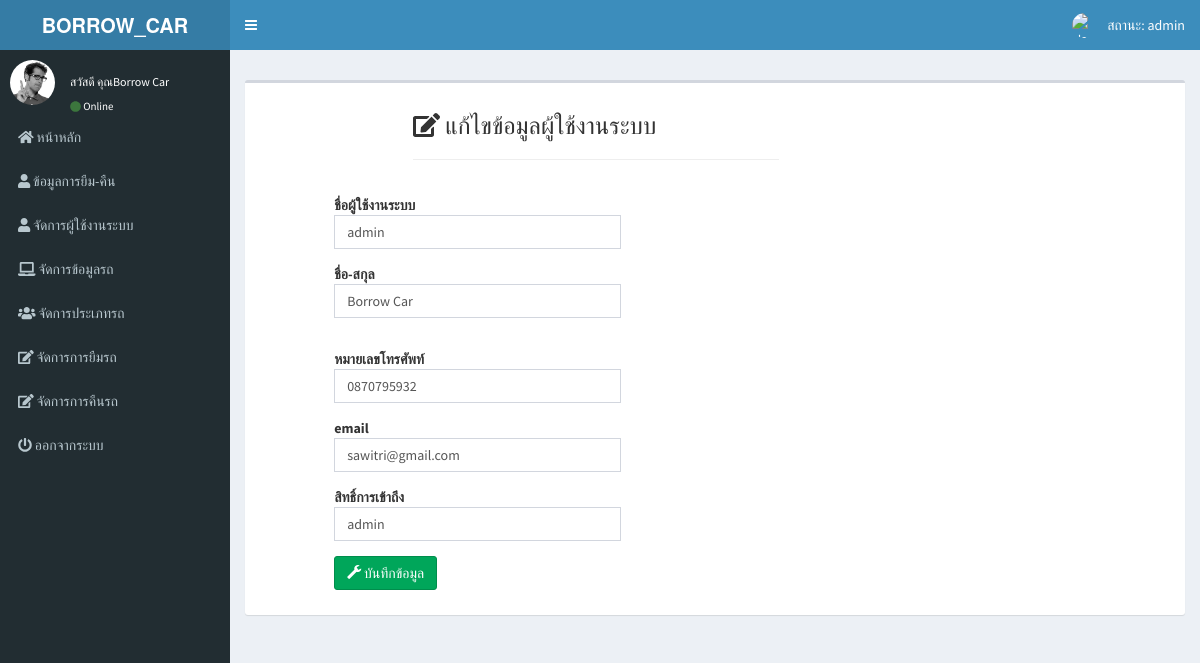
The app's page /admin/form.php?p=edituser1&ID=1 (signed in) with its own data.
### tables this page shows
CREATE TABLE `user` (
  `user_id` int(11) NOT NULL,
  `username` varchar(100) NOT NULL,
  `password` varchar(100) NOT NULL,
  `name` varchar(100) NOT NULL,
  `tel` varchar(15) NOT NULL,
  `email` varchar(100) NOT NULL,
  `level` varchar(20) NOT NULL
);

### admin/form_edituser1.php (the view, shortened to what this page needs)
<?php
include('../condb.php');
$user_id = $_REQUEST["ID"];
$sql = "SELECT * FROM user WHERE user_id='$user_id' ";
$result = mysqli_query($con, $sql) or die ("Error in query: $sql " . mysqli_error($con));
$row = mysqli_fetch_array($result);
extract($row);
?>
<link rel="stylesheet" href="https://maxcdn.bootstrapcdn.com/bootstrap/3.4.1/css/bootstrap.min.css">
<body>
  <?php include('css.php');?>
  <form  name="register" action="form_edituser2.php" method="POST" class="form-horizontal">
    <div class="form-group">
      <div class="col-sm-2" align="right"></div>
      <div class="col-sm-5" align="left"> <h3><i class="fas fa-edit"></i> แก้ไขข้อมูลผู้ใช้งานระบบ </h3> <hr/></div>
    </div>
    <div class="form-group">
    <div class="col-sm-1" align="right"> </div>
      <div class="col-sm-4" align="left">
        <b> ชื่อผู้ใช้งานระบบ</b>
        <input  name="username" type="text" required class="form-control" id="username" minlength="2"  value="<?php echo $username;?>" />
      </div>
    </div>
    <div class="form-group">
    <div class="col-sm-1" align="right"> </div>
      <div class="col-sm-4" align="left">
        <b> ชื่อ-สกุล</b>
        <input  name="name" type="text" required class="form-control" id="name" minlength="2"  value="<?php echo $name;?>" />
      </div>
    </div>
      <div class="form-group">
    <div class="col-sm-1" align="right"> </div>
      <div class="col-sm-4" align="left">
      </div>
      </div>
      <div class="form-group">
    <div class="col-sm-1" align="right"> </div>
      <div class="col-sm-4" align="left">
        <b> หมายเลขโทรศัพท์</b>
        <input  name="tel" type="number" required class="form-control" id="tel" minlength="2"  value="<?php echo $tel;?>" />
      </div>
    </div>
    <div class="form-group">
    <div class="col-sm-1" align="right"> </div>
      <div class="col-sm-4" align="left">
        <b> email</b>
        <input  name="email" type="email" required class="form-control" id="email" minlength="2"  value="<?php echo $email;?>" />
      </div>
    </div>
     <div class="form-group">
    <div class="col-sm-1" align="right"> </div>
      <div class="col-sm-4" align="left">
        <b> สิทธิ์การเข้าถึง </b>
        <input  name="level" type="text" required class="form-control" id="level" minlength="2"  value="<?php echo $level;?>" />
      </div>
    </div>
      <div class="form-group">
    <div class="col-sm-1" align="right"> </div>
      <div class="col-sm-4" align="left">
          <button type="submit" class="btn btn-success" id="btn"><span class="glyphicon glyphicon-wrench"></span> บันทึกข้อมูล  </button>
        </div>
      </div>
    </form>

### records on screen
user: username "admin", name "Borrow Car", tel "0870795932", email "sawitri@gmail.com", level "admin"

### other values on screen
$level "admin"
$name "Borrow Car"
